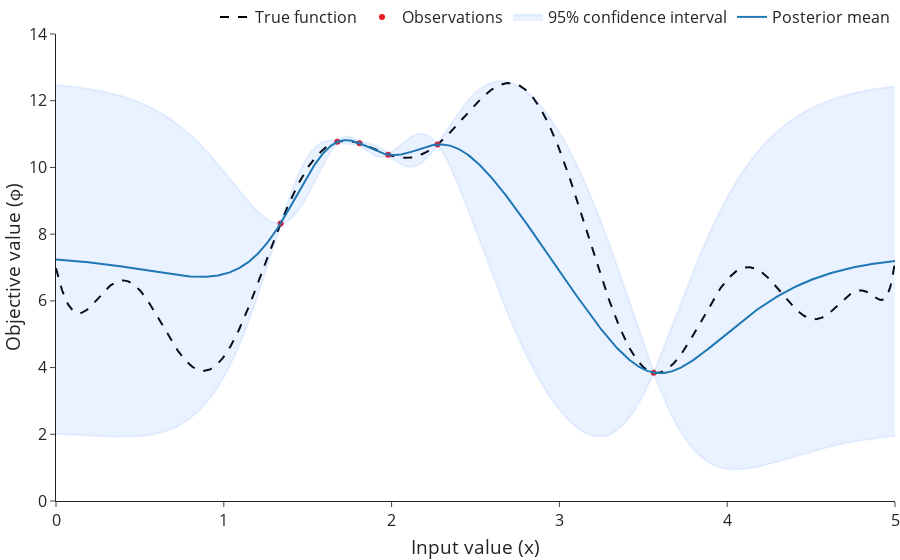

Notebook source saved alongside this figure:
### Markdown cell above
### Observe new values

Observe the value of the target function at the candidate locations, then update the model.

### Code cell
observed_xs = torch.cat([observed_xs, candidates])

bo_model = FixedNoiseGP(
                observed_xs,
                f(observed_xs),
                torch.full_like(observed_xs, 1e-3),
            )
mll = ExactMarginalLogLikelihood(bo_model.likelihood, bo_model)
fit_gpytorch_mll(mll)
posterior = bo_model(x_eval.unsqueeze(-1))
lower, upper = posterior.confidence_region()
mean = posterior.mean

figure.update_traces(
    y=lower.detach().squeeze(),
    selector=dict(name="95% confidence interval ")
)

figure.update_traces(
    y=upper.detach().squeeze(),
    selector=dict(name="95% confidence interval")
)

figure.update_traces(
    y=posterior.mean.detach().squeeze(),
    selector=dict(name="Posterior mean")
)

figure.update_traces(
    x=observed_xs.squeeze(),
    y=f(observed_xs.squeeze()),
    selector=dict(name="Observations")
)

for i in range(len(candidates)):
    figure.update_traces(
        visible=False,
        selector=dict(name=f"Next candidates {i}")
    )
figure.update_traces(
    visible=False,
    selector=dict(name="Next candidates")
)

figure.show()
figure.write_image("../images/model_2.svg", width=800, height=400)

### Figure 1 — Plotly figure (JSON) as saved in the notebook; plotly's stock layout.template omitted (floating-point values rounded to 4 significant figures; data arrays with more than 128 entries replaced by an {"elided": "..."} marker saying what was removed)
{"data": [{"line": {"color": "black", "dash": "dash"}, "name": "True function", "type": "scatter", "x": {"elided": "1000 float values"}, "y": {"elided": "1000 float values"}}, {"marker": {"color": "rgba(228, 26, 28, 1)"}, "mode": "markers", "name": "Observations", "type": "scatter", "x": [1.339, 1.809, 3.562, 1.98, 2.273, 1.677], "y": [8.322, 10.72, 3.847, 10.38, 10.69, 10.77]}, {"fillcolor": "rgba(55, 126, 284, 0.1)", "legendgroup": "confidence_interval", "line": {"color": "rgba(55, 126, 284, 0.1)"}, "mode": "lines", "name": "95% confidence interval ", "showlegend": false, "type": "scatter", "x": {"elided": "1000 float values"}, "y": {"elided": "1000 float values"}}, {"fill": "tonexty", "fillcolor": "rgba(55, 126, 284, 0.1)", "legendgroup": "confidence_interval", "line": {"color": "rgba(55, 126, 284, 0.1)"}, "mode": "lines", "name": "95% confidence interval", "type": "scatter", "x": {"elided": "1000 float values"}, "y": {"elided": "1000 float values"}}, {"line": {"color": "rgb(31, 119, 180)"}, "name": "Posterior mean", "type": "scatter", "x": {"elided": "1000 float values"}, "y": {"elided": "1000 float values"}}, {"line": {"color": "rgba(228, 26, 28, 1)", "width": 1}, "mode": "lines", "name": "Next candidates 0", "showlegend": false, "type": "scatter", "visible": false, "x": [1.98, 1.98], "y": [-1000, 1000]}, {"line": {"color": "rgba(228, 26, 28, 1)", "width": 1}, "mode": "lines", "name": "Next candidates 1", "showlegend": false, "type": "scatter", "visible": false, "x": [2.273, 2.273], "y": [-1000, 1000]}, {"line": {"color": "rgba(228, 26, 28, 1)", "width": 1}, "mode": "lines", "name": "Next candidates 2", "showlegend": false, "type": "scatter", "visible": false, "x": [1.677, 1.677], "y": [-1000, 1000]}], "layout": {"font": {"size": 16}, "legend": {"orientation": "h", "x": 1, "xanchor": "right", "y": 1, "yanchor": "bottom"}, "margin": {"b": 0, "l": 0, "r": 0, "t": 0}, "showlegend": true, "xaxis": {"range": [0, 5], "title": {"text": "Input value (x)"}}, "yaxis": {"range": [0, 14], "title": {"text": "Objective value (ϕ)"}}}}
